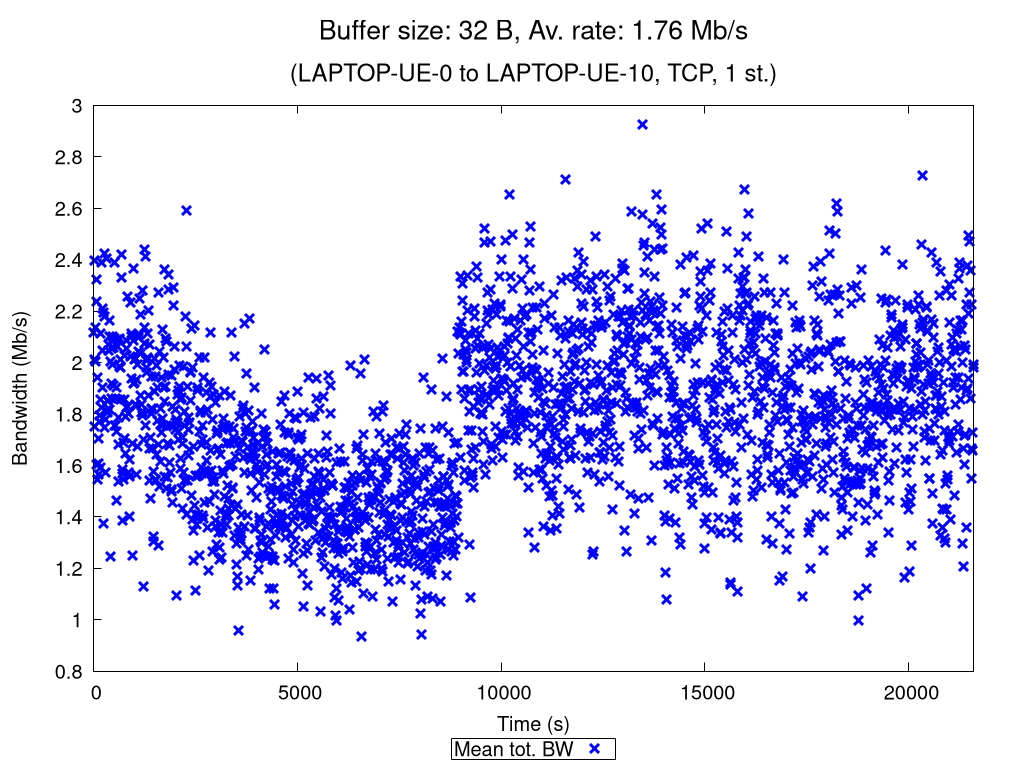

This figure's gnuplot source:
set terminal pngcairo nocrop enhanced size 1024,768 font "Verdana,15"
set output "TCP_1_st_2020_12_05_00-21-22_one2two_00032B.png"

set title "{/=20 Buffer size: 32 B, Av. rate: 1.76 Mb/s}\n\n{/=18 (LAPTOP-UE-0 to LAPTOP-UE-10, TCP, 1 st.)}"

set xlabel "Time (s)"
set ylabel "Bandwidth (Mb/s)"
set ytics nomirror
set key bmargin center horizontal box samplen 1 width -1
set bmargin 4.6
set rmargin 4.5

rf = 1000000.0  # rate factor
set style fill transparent solid 0.2 noborder
set autoscale xfix
plot "TCP_1_st_2020_12_05_00-21-22_one2two_00032B_iperf_processed.dat" using 1:($2/rf-$3/rf):($2/rf+$3/rf) with filledcurves lc rgb "blue" notitle, \
     "" using 1:($2/rf) with points pt 2 ps 1.5 lw 3 lc rgb "blue" title "Mean tot. BW", \
